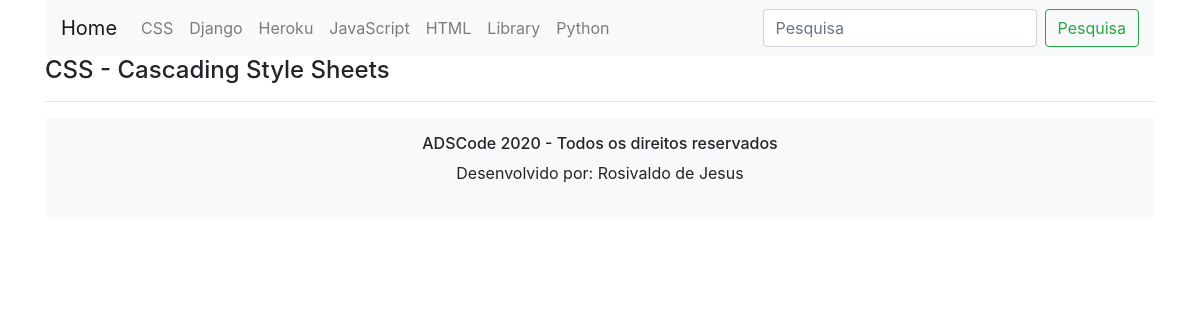
Before: /css/ with the older database file.
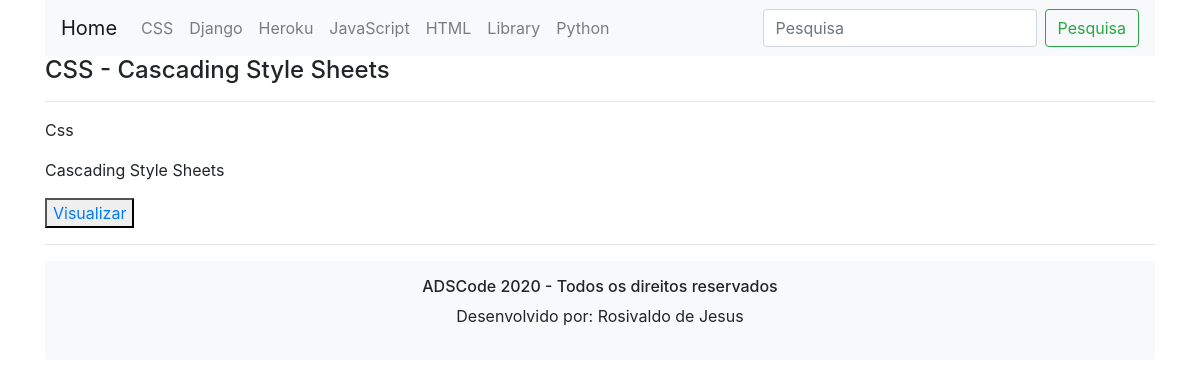
After: the same page with the newer database file.
### programacao/models.py (models this page shows, shortened)
class ArticleCss(models.Model):
    title = models.CharField(max_length=255, blank=True, null=True, verbose_name="Título")
    abstract = models.CharField(max_length=255, blank=True, null=True, verbose_name="Subtítulo")
    content = RichTextField(blank=True, null=True, verbose_name="Texto")
    created_at = models.DateTimeField(auto_now_add=True)
    class Meta:
        db_table = 'tbArticleCss'
        verbose_name_plural = 'Articles CSS'

### programacao/views.py (the view)
# urls.py: path('css/', Css),
def Css(request):
    post = ArticleCss.objects.all()
    return render(request, 'css.html',{'post': post})

### templates/css.html (shortened to what this page needs)
{% extends 'model.html' %}
{% block content %}
<div class="container-xl">
    <section>
        <div>
            <h4>CSS - Cascading Style Sheets</h4>
            <hr>
        </div>
    </section>
    <section>
        <div>
            {% for post in post %}
            <p>{{ post.title }}</p>
            <p>{{ post.abstract }}</p>
            <button>
                <a href="/cssView/?id={{ post.id }}">
                    Visualizar
                </a>
            </button>
            <hr>
            {% endfor %}
        </div>
    </section>
</div>
{% endblock %}

### templates/model.html (shortened to what this page needs)
{% load static %}
<!DOCTYPE html>
<html lang="pt-br">
<head>
    <link rel="stylesheet" href="https://cdn.jsdelivr.net/npm/bootstrap@4.5.3/dist/css/bootstrap.min.css">
</head>
<body>
    <div>
        {% block header %}
        {% include "model-header.html" %}
        {% endblock %}
    </div>
    <div>
        {% block content %}
        {% endblock %}
    </div>
    <div>
        {% block footer %}
        {% include "model-footer.html" %}
        {% endblock %}
    </div>
</body>
</html>

### templates/model-header.html (shortened to what this page needs)
<section>
    <div class="container-xl">
       <div>
           <nav class="navbar navbar-expand-lg navbar-light bg-light">
             <div class="collapse navbar-collapse" id="navbarTogglerDemo01">
               <a class="navbar-brand" href="/">Home</a>
               <ul class="navbar-nav mr-auto mt-2 mt-lg-0">
                 <li class="nav-item">
                   <a class="nav-link" href="/css/">CSS</a>
                 </li>
                 <li class="nav-item">
                   <a class="nav-link" href="/django/">Django</a>
                 </li>
                 <li class="nav-item">
                   <a class="nav-link" href="/heroku/">Heroku</a>
                 </li>
                 <li class="nav-item">
                   <a class="nav-link" href="/javascript/">JavaScript</a>
                 </li>
                 <li class="nav-item">
                   <a class="nav-link" href="/html/">HTML</a>
                 </li>
                 <li class="nav-item">
                   <a class="nav-link" href="/library/">Library</a>
                 </li>
                 <li class="nav-item">
                   <a class="nav-link" href="/python/">Python</a>
                 </li>
               </ul>
               <form class="form-inline my-2 my-lg-0">
                 <input class="form-control mr-sm-2" type="search" placeholder="Pesquisa" aria-label="Search">
                 <button class="btn btn-outline-success my-2 my-sm-0" type="submit">Pesquisa</button>
               </form>
             </div>
           </nav>
       </div>
     </div>
   </section>

### templates/model-footer.html
<div class="container-xl">
    <section>
    <div class="card border-0 p-3 mb-2 bg-light text-red" align="center">
        <div>
            <h6>ADSCode 2020 - Todos os direitos reservados</h6>
        </div>
        <div>
            <p>Desenvolvido por: Rosivaldo de Jesus</p>
        </div>
    </div>
</section>
</div>

Changed rows visible on the page:
added ArticleCss: title "Css", abstract "Cascading Style Sheets"
